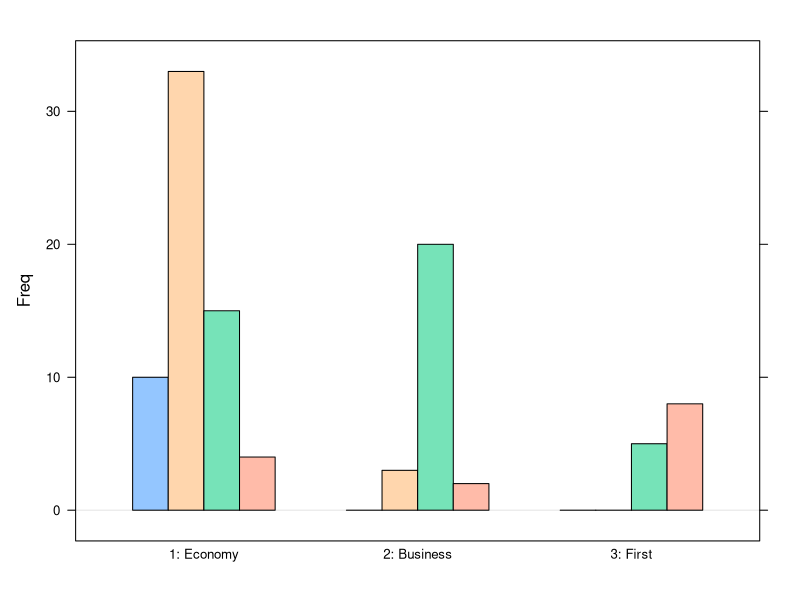
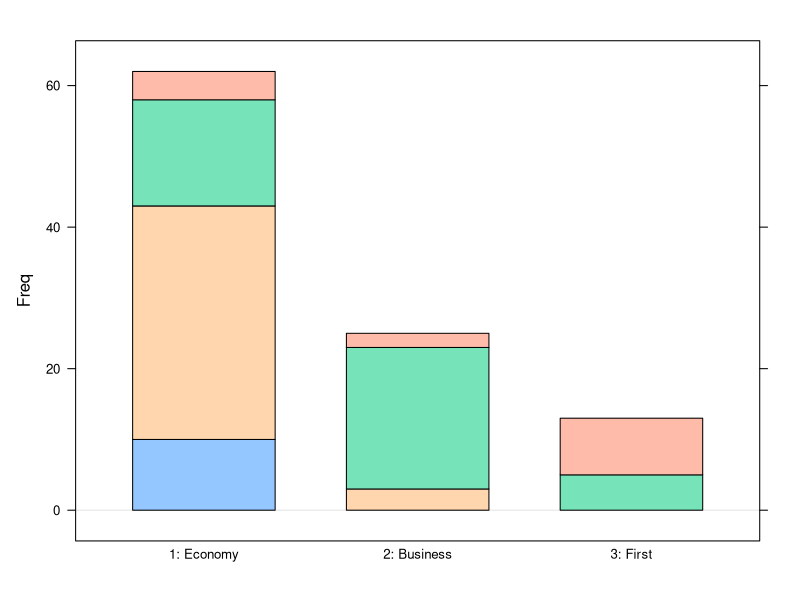
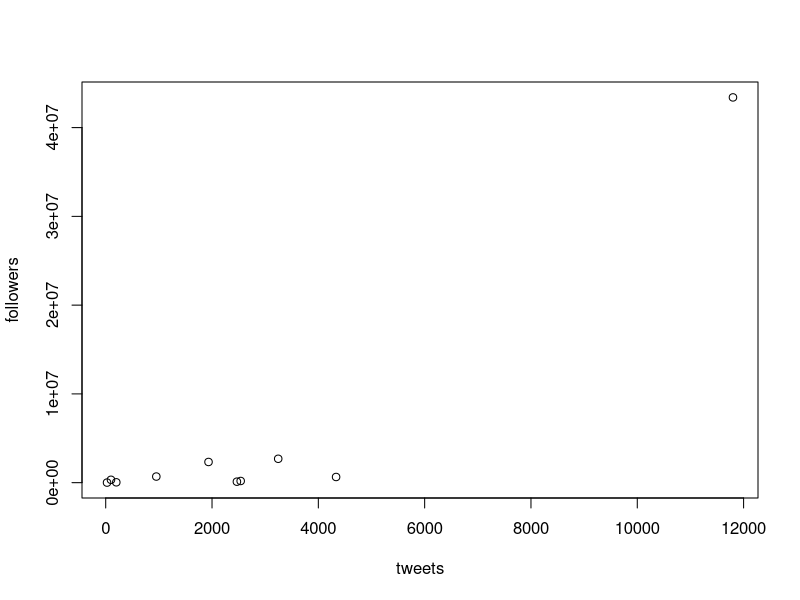

Source code (R) for these figures, in order:
Class <- c(rep('1: Economy',62),rep('2: Business',25), rep('3: First',13))
Rating <- c(rep('1=poor',10),rep('2=fair',33),rep('3=good',15),rep('4=very good',4),
            rep('1=poor',0),rep('2=fair',3),rep('3=good',20),rep('4=very good',2),
            rep('1=poor',0),rep('2=fair',0),rep('3=good',5),rep('4=very good',8))

addmargins(table(Class,Rating))
addmargins(prop.table(table(Class,Rating)))

library(lattice)
barchart(table(Class,Rating),horizontal=FALSE,stack=FALSE)
barchart(table(Class,Rating),horizontal=FALSE,stack=TRUE)

# Pearson's X^2 Statistic
chisq.test(table(Class,Rating))$expected
chisq.test(table(Class,Rating))$statistic

# Cramer's V Statistic
library(vcd)
assocstats(xtabs(~Class+Rating))

# Contingency Coefficient C
library(vcd)
Cmax = sqrt((min(c(3,4))-1)/min(c(3,4)))
assocstats(xtabs(~Class+Rating))$cont/Cmax

# Association between ordinal and continuous variables
tweets <- c(25,11800,99,1934,199,2539,4334,952,3245,2468)
followers <- c(7194,43400000,324000,2330000,39000,189000,639000,688000,2690000,110000)
plot(tweets, followers)